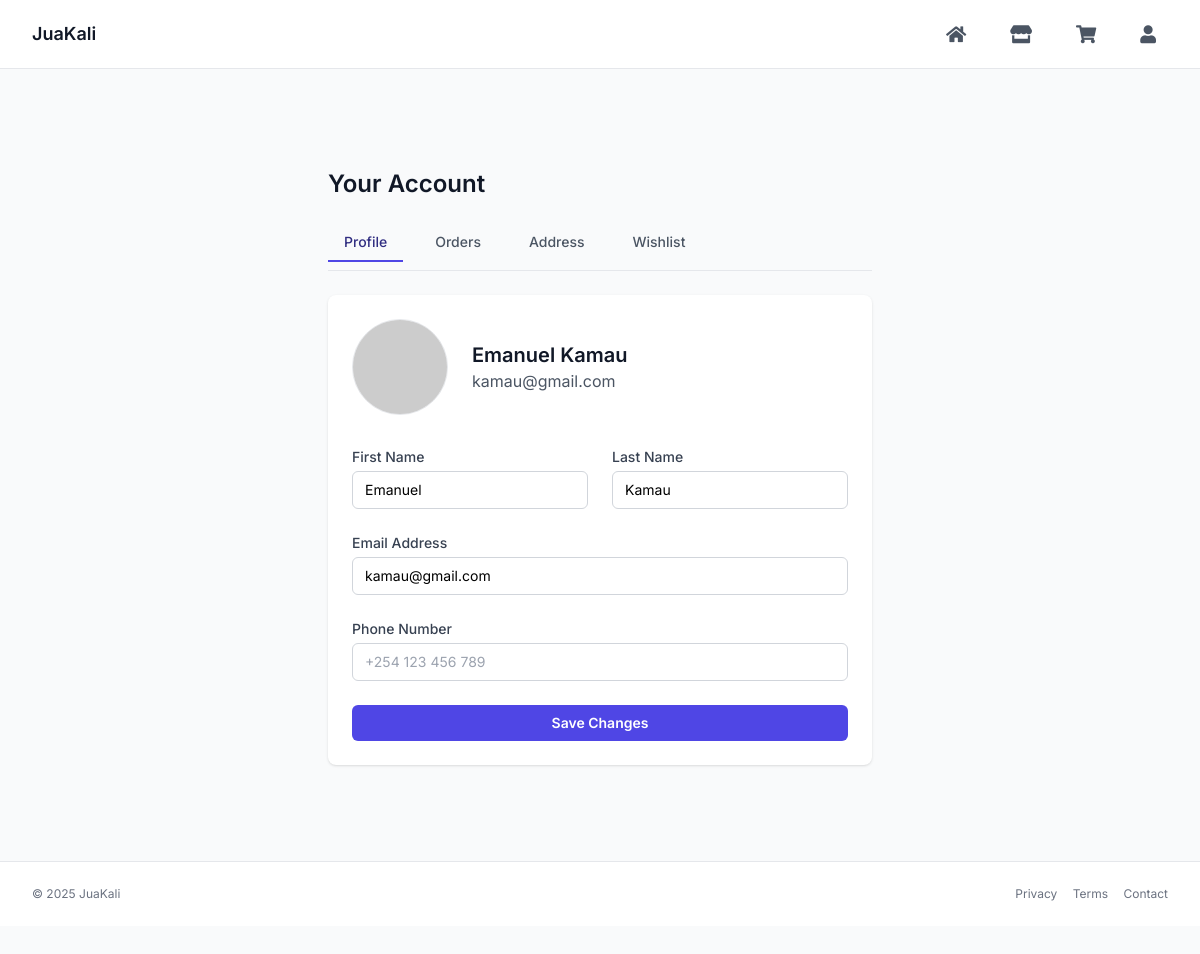
Screenshot of /account.php (signed in) with the database file from the repository.
### tables this page shows
CREATE TABLE `users` (
  `id` int(11) NOT NULL,
  `name` varchar(100) NOT NULL,
  `email` varchar(100) NOT NULL,
  `password` varchar(255) NOT NULL,
  `phone` varchar(15) DEFAULT NULL,
  `address` text DEFAULT NULL,
  `created_at` timestamp NOT NULL DEFAULT current_timestamp(),
  `is_artisan` tinyint(1) DEFAULT 0,
  `status` varchar(20) NOT NULL DEFAULT 'active'
);

### account.php (the view, shortened to what this page needs)
<?php
require_once 'functions.php';
$user_id = $_SESSION['user_id'];
$stmt = $pdo->prepare("SELECT * FROM users WHERE id = ?");
$stmt->execute([$user_id]);
$user = $stmt->fetch(PDO::FETCH_ASSOC);
$active_tab = isset($_GET['tab']) ? $_GET['tab'] : 'profile';
$user_name_parts = explode(' ', $user['name'], 2);
$user_first_name = $user_name_parts[0] ?? '';
$user_last_name = $user_name_parts[1] ?? '';
?>
<!DOCTYPE html>
<html lang="en">
<head>
    <script src="https://cdn.tailwindcss.com"></script>
    <link href="https://cdnjs.cloudflare.com/ajax/libs/font-awesome/5.15.3/css/all.min.css" rel="stylesheet">
</head>
<body class="bg-gray-50 min-h-screen flex flex-col">
    <header class="fixed top-0 left-0 right-0 bg-white border-b border-gray-200 z-50">
        <div class="max-w-7xl mx-auto flex items-center justify-between py-4 px-4 sm:px-6 lg:px-8">
            <div class="text-lg font-semibold text-gray-900">
                JuaKali
            </div>
            <nav class="hidden sm:flex space-x-6 text-sm text-gray-600">
                <a href="index-after-login.php" aria-label="Home" class="flex items-center space-x-1 hover:text-indigo-900 focus:outline-none rounded-md px-2 py-1">
                    <i class="fas fa-home text-lg"></i>
                </a>
                <a href="products.php" aria-label="Store" class="flex items-center space-x-1 hover:text-indigo-900 focus:outline-none rounded-md px-2 py-1">
                    <i class="fas fa-store text-lg"></i>
                </a>
                <a href="cart.php" aria-label="Cart" class="relative flex items-center space-x-1 hover:text-indigo-900 focus:outline-none rounded-md px-2 py-1">
                    <i class="fas fa-shopping-cart text-lg"></i>
                </a>
                <div class="relative">
                    <a href="#" aria-label="Account" class="flex items-center space-x-1 hover:text-indigo-900 focus:outline-none rounded-md px-2 py-1" id="account-dropdown-toggle">
                        <i class="fas fa-user text-lg"></i>
                    </a>
                </div>
            </nav>
        </div>
    </header>
    <main class="flex-grow max-w-3xl mx-auto px-4 sm:px-6 lg:px-8 pt-6 pb-6 sm:pt-24 sm:pb-24">
        <h1 class="text-2xl font-semibold text-gray-900 mb-6">Your Account</h1>
        <div class="border-b border-gray-200 mb-6">
            <nav class="flex space-x-4 overflow-x-auto pb-2">
                <a href="?tab=profile" class="flex-shrink-0 py-2 px-4 text-sm font-medium rounded-t-md <?php echo $active_tab === 'profile' ? 'border-b-2 border-indigo-600 text-indigo-900' : 'text-gray-600 hover:text-indigo-900'; ?>">Profile</a>
                <a href="?tab=orders" class="flex-shrink-0 py-2 px-4 text-sm font-medium rounded-t-md <?php echo $active_tab === 'orders' ? 'border-b-2 border-indigo-600 text-indigo-900' : 'text-gray-600 hover:text-indigo-900'; ?>">Orders</a>
                <a href="?tab=address" class="flex-shrink-0 py-2 px-4 text-sm font-medium rounded-t-md <?php echo $active_tab === 'address' ? 'border-b-2 border-indigo-600 text-indigo-900' : 'text-gray-600 hover:text-indigo-900'; ?>">Address</a>
                <a href="?tab=wishlist" class="flex-shrink-0 py-2 px-4 text-sm font-medium rounded-t-md <?php echo $active_tab === 'wishlist' ? 'border-b-2 border-indigo-600 text-indigo-900' : 'text-gray-600 hover:text-indigo-900'; ?>">Wishlist</a>
            </nav>
        </div>
        <?php if ($active_tab === 'profile'): ?>
            <section class="bg-white rounded-lg shadow p-6 space-y-8">
                <div class="flex flex-col sm:flex-row sm:items-center sm:space-x-6">
                    <div class="flex-shrink-0 mx-auto sm:mx-0">
                        <img alt="User profile picture" class="h-24 w-24 rounded-full object-cover border border-gray-200" height="96" src="https://via.placeholder.com/96x96?text=Profile" width="96">
                    </div>
                    <div class="mt-4 sm:mt-0 text-center sm:text-left">
                        <h2 class="text-xl font-semibold text-gray-900"><?php echo htmlspecialchars($user['name']); ?></h2>
                        <p class="text-gray-600"><?php echo htmlspecialchars($user['email']); ?></p>
                    </div>
                </div>
                <form action="account.php?tab=profile" method="POST" class="space-y-6">
                    <div class="grid grid-cols-1 sm:grid-cols-2 gap-6">
                        <div>
                            <label for="first-name" class="block text-sm font-medium text-gray-700 mb-1">First Name</label>
                            <input class="block w-full rounded-md border border-gray-300 px-3 py-2 placeholder-gray-400 focus:border-indigo-600 focus:outline-none focus:ring-1 focus:ring-indigo-600 text-sm" id="first-name" name="first-name" placeholder="First Name" required type="text" value="<?php echo htmlspecialchars($user_first_name); ?>">
                        </div>
                        <div>
                            <label for="last-name" class="block text-sm font-medium text-gray-700 mb-1">Last Name</label>
                            <input class="block w-full rounded-md border border-gray-300 px-3 py-2 placeholder-gray-400 focus:border-indigo-600 focus:outline-none focus:ring-1 focus:ring-indigo-600 text-sm" id="last-name" name="last-name" placeholder="Last Name" required type="text" value="<?php echo htmlspecialchars($user_last_name); ?>">
                        </div>
                        <div class="sm:col-span-2">
                            <label for="email" class="block text-sm font-medium text-gray-700 mb-1">Email Address</label>
                            <input autocomplete="email" class="block w-full rounded-md border border-gray-300 px-3 py-2 placeholder-gray-400 focus:border-indigo-600 focus:outline-none focus:ring-1 focus:ring-indigo-600 text-sm" id="email" name="email" placeholder="you@example.com" required type="email" value="<?php echo htmlspecialchars($user['email']); ?>">
                        </div>
                        <div class="sm:col-span-2">
                            <label for="phone" class="block text-sm font-medium text-gray-700 mb-1">Phone Number</label>
                            <input autocomplete="tel" class="block w-full rounded-md border border-gray-300 px-3 py-2 placeholder-gray-400 focus:border-indigo-600 focus:outline-none focus:ring-1 focus:ring-indigo-600 text-sm" id="phone" name="phone" placeholder="+254 123 456 789" type="tel" value="<?php echo htmlspecialchars($user['phone'] ?? ''); ?>">
                        </div>
                    </div>
                    <button type="submit" name="update_profile" class="w-full bg-indigo-600 text-white py-2 rounded-md text-sm font-semibold hover:bg-indigo-700 focus:outline-none focus:ring-2 focus:ring-indigo-600 focus:ring-offset-1 transition duration-150 ease-in-out">
                        Save Changes
                    </button>
                </form>
            </section>
        <?php endif; ?>
    </main>
    <footer class="bg-white border-t border-gray-200 text-xs text-gray-500 py-6 mt-auto">
        <div class="max-w-7xl mx-auto px-4 sm:px-6 lg:px-8 flex flex-col sm:flex-row justify-between items-center space-y-2 sm:space-y-0">
            <div class="truncate">
                © <?php echo date("Y"); ?> JuaKali
            </div>
            <div class="space-x-3">
                <a class="hover:text-indigo-900" href="privacy.php">Privacy</a>
                <a class="hover:text-indigo-900" href="terms.php">Terms</a>
                <a class="hover:text-indigo-900" href="contact.php">Contact</a>
            </div>
        </div>
    </footer>
</body>
</html>

### account.php (style rules this page uses)
body { font-family: 'Inter', sans-serif; background-color: #f9fafb; padding-top: 72px; padding-bottom: 56px; }

### rows the page displays
users: name "Emanuel Kamau", email "kamau@gmail.com", first-name "Emanuel", last-name "Kamau"
